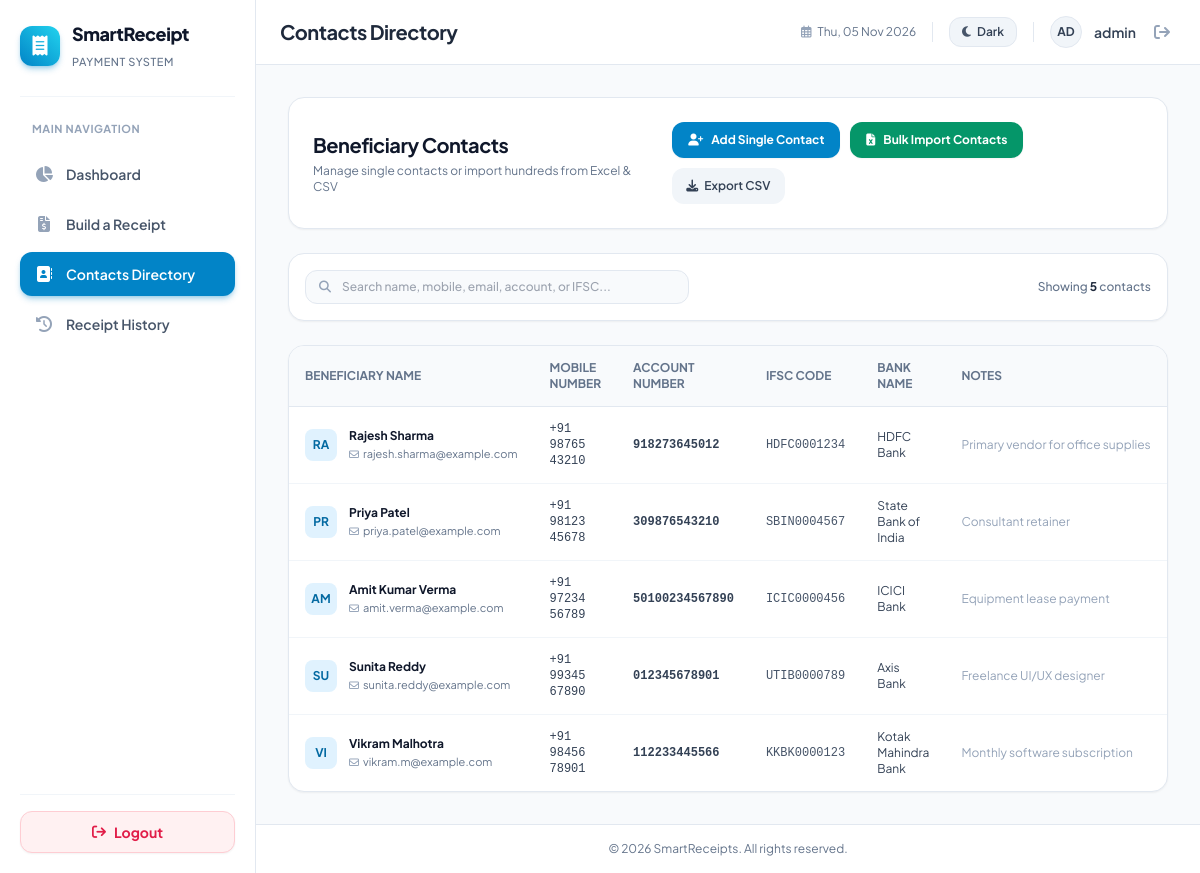
The app's page /contacts.php (signed in) with its own data.
### tables this page shows
CREATE TABLE IF NOT EXISTS `contacts` (
  `id` INT(11) NOT NULL AUTO_INCREMENT,
  `name` VARCHAR(255) NOT NULL,
  `account_number` VARCHAR(100) NOT NULL,
  `ifsc_code` VARCHAR(50) DEFAULT NULL,
  `bank_name` VARCHAR(150) DEFAULT NULL,
  `payment_type` VARCHAR(50) DEFAULT 'IMPS',
  `email` VARCHAR(150) DEFAULT NULL,
  `phone` VARCHAR(50) DEFAULT NULL,
  `notes` TEXT DEFAULT NULL,
  `created_at` TIMESTAMP NOT NULL DEFAULT CURRENT_TIMESTAMP,
  `updated_at` TIMESTAMP NOT NULL DEFAULT CURRENT_TIMESTAMP ON UPDATE CURRENT_TIMESTAMP,
  PRIMARY KEY (`id`),
  KEY `idx_contacts_account` (`account_number`),
  KEY `idx_contacts_name` (`name`)
);

### contacts.php (the view, shortened to what this page needs)
<?php
require_once __DIR__ . '/config/db.php';
$search = trim($_GET['q'] ?? '');
$query = "SELECT * FROM contacts";
$params = [];
$query .= " ORDER BY created_at DESC";
$stmt = $pdo->prepare($query);
$stmt->execute($params);
$contacts = $stmt->fetchAll();
include_once __DIR__ . '/includes/header.php';
?>
<div class="space-y-6">
    <div class="bg-white rounded-2xl p-5 sm:p-6 border border-slate-200 shadow-sm flex flex-col md:flex-row md:items-center justify-between gap-4">
        <div>
            <h2 class="text-xl font-bold text-slate-900 tracking-tight">Beneficiary Contacts</h2>
            <p class="text-xs text-slate-500 mt-1">Manage single contacts or import hundreds from Excel &amp; CSV</p>
        </div>
        <div class="flex flex-wrap items-center gap-2.5">
            <button type="button" onclick="openAddContactModal()"
                class="px-4 py-2.5 bg-sky-600 hover:bg-sky-700 text-white font-bold text-xs rounded-xl shadow-sm transition flex items-center space-x-2">
                <i class="fa-solid fa-user-plus"></i>
                <span>Add Single Contact</span>
            </button>
            <button type="button" onclick="openBulkImportModal()"
                class="px-4 py-2.5 bg-emerald-600 hover:bg-emerald-700 text-white font-bold text-xs rounded-xl shadow-sm transition flex items-center space-x-2">
                <i class="fa-solid fa-file-excel"></i>
                <span>Bulk Import Contacts</span>
            </button>
            <button type="button" onclick="exportContactsCSV()"
                class="px-3.5 py-2.5 bg-slate-100 hover:bg-slate-200 text-slate-700 font-semibold text-xs rounded-xl transition flex items-center space-x-1.5" title="Export contacts to CSV">
                <i class="fa-solid fa-download"></i>
                <span>Export CSV</span>
            </button>
        </div>
    </div>
    <div class="bg-white rounded-2xl p-4 border border-slate-200 shadow-sm flex flex-col sm:flex-row items-center justify-between gap-3">
        <div class="relative w-full sm:w-96">
            <span class="absolute inset-y-0 left-0 pl-3.5 flex items-center pointer-events-none text-slate-400">
            </span>
            <input type="text" id="contactsSearchInput" name="q" value="<?= htmlspecialchars($search) ?>" placeholder="Search name, mobile, email, account, or IFSC..."
                autocomplete="off"
                class="w-full pl-9 pr-10 py-2 bg-slate-50 border border-slate-200 rounded-xl text-xs font-medium text-slate-800 focus:bg-white focus:outline-none focus:ring-2 focus:ring-sky-500 transition">
        </div>
        <div class="text-xs text-slate-500 font-medium">
            Showing <strong class="text-slate-800" id="contactsCountDisplay"><?= count($contacts) ?></strong> contacts
        </div>
    </div>
    <div class="bg-white rounded-2xl border border-slate-200 shadow-sm overflow-hidden">
        <?php if (empty($contacts)): ?>
            <div class="p-12 text-center">
                <div class="w-14 h-14 rounded-2xl bg-sky-50 text-sky-600 flex items-center justify-center mx-auto text-2xl mb-3 shadow-sm">
                    <i class="fa-regular fa-address-book"></i>
                </div>
                <h4 class="text-base font-bold text-slate-800">No contacts found</h4>
                <p class="text-xs text-slate-400 max-w-sm mx-auto mt-1">
                    <?= !empty($search) ? 'No contacts match your search query.' : 'You have not added any beneficiary contacts yet. Add one manually or upload an Excel file.' ?>
                </p>
                <div class="mt-4 flex justify-center space-x-3">
                    <button type="button" onclick="openAddContactModal()" class="px-4 py-2 bg-sky-600 text-white font-bold text-xs rounded-xl shadow">
                        + Add First Contact
                    </button>
                    <button type="button" onclick="openBulkImportModal()" class="px-4 py-2 bg-emerald-600 text-white font-bold text-xs rounded-xl shadow">
                        Import Excel / CSV
                    </button>
                </div>
            </div>
        <?php else: ?>
            <div class="overflow-x-auto">
                <table class="w-full text-left text-xs" id="contactsTable">
                    <thead class="bg-slate-50 text-slate-500 uppercase font-bold border-b border-slate-200">
                        <tr>
                            <th class="py-3.5 px-4">Beneficiary Name</th>
                            <th class="py-3.5 px-4">Mobile Number</th>
                            <th class="py-3.5 px-4">Account Number</th>
                            <th class="py-3.5 px-4">IFSC Code</th>
                            <th class="py-3.5 px-4">Bank Name</th>
                            <th class="py-3.5 px-4">Notes</th>
                        </tr>
                    </thead>
                    <tbody class="divide-y divide-slate-100">
                        <?php foreach ($contacts as $c):
                            $searchHaystack = strtolower(trim(($c['name'] ?? '') . ' ' . ($c['phone'] ?? '') . ' ' . ($c['email'] ?? '') . ' ' . ($c['account_number'] ?? '') . ' ' . ($c['ifsc_code'] ?? '') . ' ' . ($c['bank_name'] ?? '') . ' ' . ($c['notes'] ?? '')));
                        ?>
                            <tr class="hover:bg-slate-50/80 transition contact-data-row" id="contact-row-<?= $c['id'] ?>" data-search="<?= htmlspecialchars($searchHaystack) ?>">
                                <td class="py-3.5 px-4 font-bold text-slate-900">
                                    <div class="flex items-center space-x-3">
                                        <div class="w-8 h-8 rounded-lg bg-sky-100 text-sky-700 flex items-center justify-center font-bold text-xs uppercase flex-shrink-0">
                                            <?= strtoupper(substr($c['name'], 0, 2)) ?>
                                        </div>
                                        <div>
                                            <div class="text-slate-900 font-bold"><?= htmlspecialchars($c['name']) ?></div>
                                            <?php if (!empty($c['email'])): ?>
                                                <div class="text-[11px] text-slate-500 font-normal flex items-center space-x-1 mt-0.5">
                                                    <i class="fa-regular fa-envelope text-[10px] text-slate-400"></i>
                                                    <span><?= htmlspecialchars($c['email']) ?></span>
                                                </div>
                                            <?php endif; ?>
                                        </div>
                                    </div>
                                </td>
                                <td class="py-3.5 px-4 font-mono text-slate-700">
                                    <?= !empty($c['phone']) ? htmlspecialchars($c['phone']) : '<span class="text-slate-300">—</span>' ?>
                                </td>
                                <td class="py-3.5 px-4 font-mono font-semibold text-slate-700">
                                    <?= htmlspecialchars($c['account_number']) ?>
                                </td>
                                <td class="py-3.5 px-4 font-mono text-slate-600 uppercase">
                                    <?= htmlspecialchars($c['ifsc_code'] ?? '—') ?>
                                </td>
                                <td class="py-3.5 px-4 text-slate-700">
                                    <?= htmlspecialchars($c['bank_name'] ?? '—') ?>
                                </td>
                                <td class="py-3.5 px-4 text-slate-400 max-w-xs truncate">
                                    <?= htmlspecialchars($c['notes'] ?? '—') ?>
                                </td>
                            </tr>
                        <?php endforeach; ?>
                    </tbody>
                </table>
            </div>
        <?php endif; ?>
    </div>
</div>
<?php include_once __DIR__ . '/includes/footer.php'; ?>

### records on screen
contacts: name "RA", name "Rajesh Sharma", email "rajesh.sharma@example.com", phone "+91 98765 43210", account_number "918273645012", ifsc_code "HDFC0001234", bank_name "HDFC Bank", notes "Primary vendor for office supplies"
contacts: name "PR", name "Priya Patel", email "priya.patel@example.com", phone "+91 98123 45678", account_number "309876543210", ifsc_code "SBIN0004567", bank_name "State Bank of India", notes "Consultant retainer"
contacts: name "AM", name "Amit Kumar Verma", email "amit.verma@example.com", phone "+91 97234 56789", account_number "50100234567890", ifsc_code "ICIC0000456", bank_name "ICICI Bank", notes "Equipment lease payment"
contacts: name "SU", name "Sunita Reddy", email "sunita.reddy@example.com", phone "+91 99345 67890", account_number "012345678901", ifsc_code "UTIB0000789", bank_name "Axis Bank", notes "Freelance UI/UX designer"
contacts: name "VI", name "Vikram Malhotra", email "vikram.m@example.com", phone "+91 98456 78901", account_number "112233445566", ifsc_code "KKBK0000123", bank_name "Kotak Mahindra Bank", notes "Monthly software subscription"

### other values on screen
$item['title'] "Dashboard"
$item['title'] "Build a Receipt"
$item['title'] "Contacts Directory"
$item['title'] "Receipt History"
PAGE_TITLE "Contacts Directory"
substr($admin_username, 0, 2) "AD"
$admin_username "admin"
count($contacts) "5"
